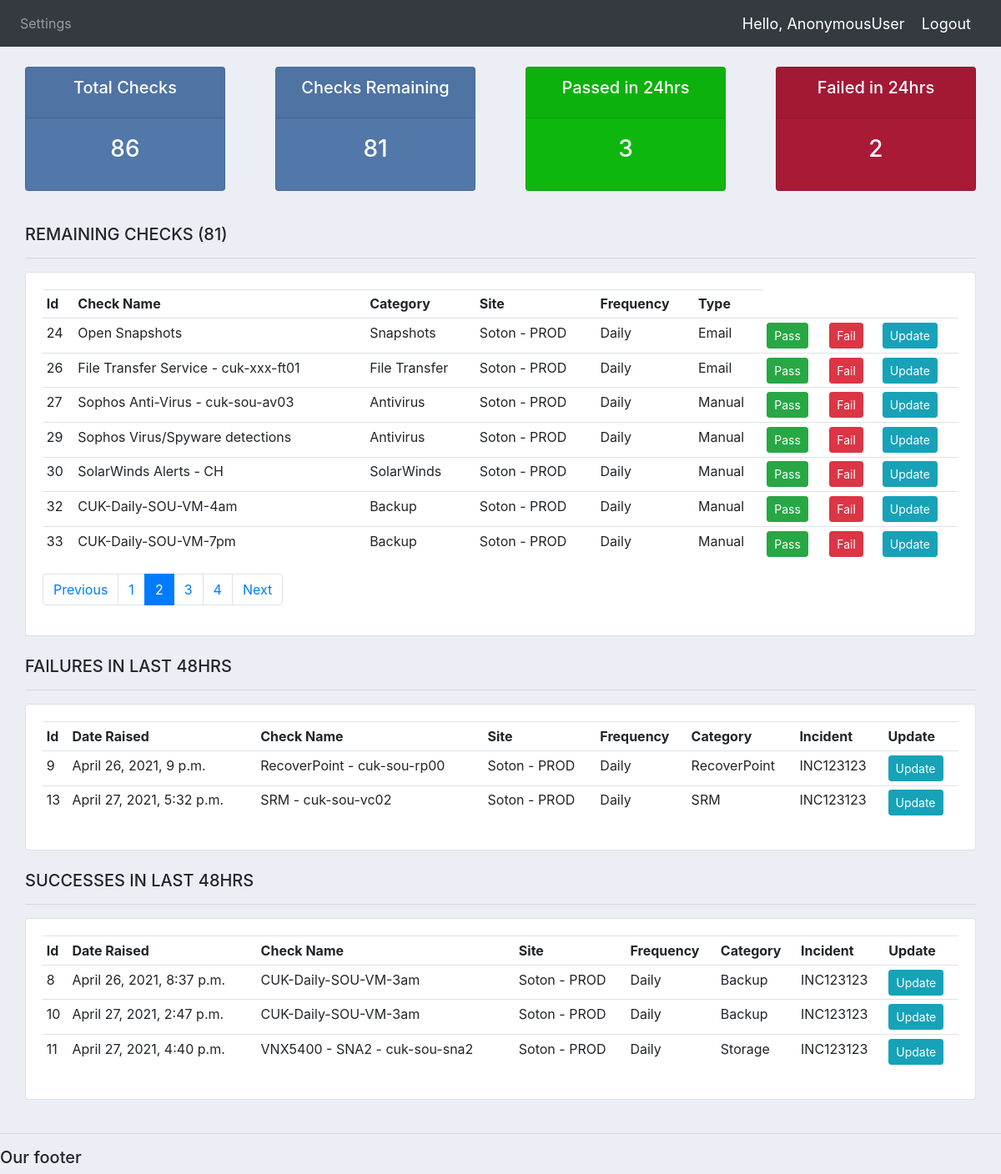
Before: /?page=2 with the older database file.
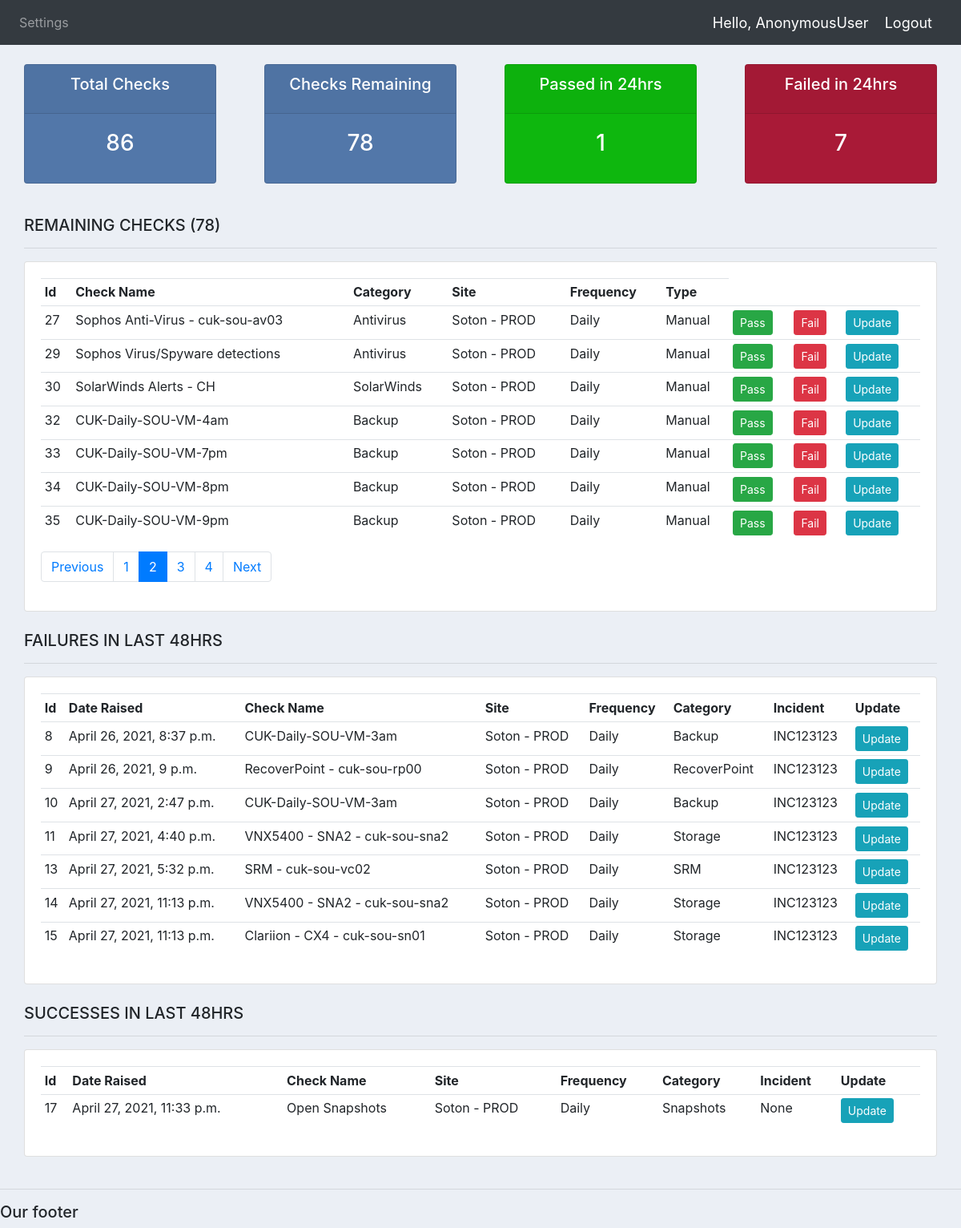
After: the same page with the newer database file.
### main/models.py (models this page shows, shortened)
class Check(models.Model):
    FREQUENCY = (
        ('Daily', 'Daily'),
        ('Weekly', 'Weekly'),
        ('Monthly', 'Monthly'),
    )
    AUTO = (
        ('Manual', 'Manual'),
        ('Email', 'Email'),
        ('Automated', 'Automated'),
    )
    name = models.CharField(max_length=200, null=True)
    check_frequency = models.CharField(max_length=200, null=True, choices=FREQUENCY, default='Daily')
    check_automation = models.CharField(max_length=200, null=True, choices=AUTO, default='Manual')
    category_id = models.ForeignKey(Category, null=True, on_delete=models.SET_NULL)
    site_id = models.ForeignKey(Site, null=True, on_delete=models.SET_NULL)
    team_id = models.ForeignKey(Team, null=True, on_delete=models.SET_NULL)
    tag_id = models.ManyToManyField(Tag)
    def __str__(self):
        return self.name

class Category(models.Model):
    name = models.CharField(max_length=200, null=True)
    def __str__(self):
        return self.name

class Site(models.Model):
    name = models.CharField(max_length=200, null=True)
    def __str__(self):
        return self.name

class Result(models.Model):
    RESULTSTATE = (
        ('Passed', 'Passed'),
        ('Failed', 'Failed'),
    )
    check_id = models.ForeignKey(Check, null=True, on_delete=models.SET_NULL)
    incident_id = models.ForeignKey(Incident, null=True, on_delete=models.SET_NULL)
    category_id = models.ForeignKey(Category, null=True, on_delete=models.SET_NULL)
    site_id = models.ForeignKey(Site, null=True, on_delete=models.SET_NULL)
    status = models.CharField(max_length=200, null=True, choices=RESULTSTATE)
    notes = models.CharField(max_length=500, null=True, default='null')
    date_time = models.DateTimeField(auto_now_add=True, null=True)

class Incident(models.Model):
    name = models.CharField(max_length=200, null=True, default='null')
    def __str__(self):
        return self.name

### main/views.py (the view)
# urls.py: 2. Add a URL to urlpatterns:  path('', views.home, name='home')
def home(request):
    checklist = Check.objects.all()
    total_checks = checklist.count()
    resultlist = Result.objects.all()
    totalfails = Result.objects.filter(status='Failed')
    totalfailscount = totalfails.count()
    totalpass = Result.objects.filter(status='Passed')
    totalpasscount = totalpass.count()
    remaining = Check.objects.exclude(result__status='Passed').exclude(result__status='Failed').order_by('site_id')
    remaining_list = remaining
    paginator = Paginator(remaining_list, 7)
    page_number = request.GET.get('page', 1)
    page = paginator.get_page(page_number)
    if page.has_next():
        next_url = f'?page={page.next_page_number()}'
    else:
        next_url = ''
    if page.has_previous():
        prev_url = f'?page={page.previous_page_number()}'
    else:
        prev_url = ''
    checks_remain_count = total_checks - (Check.objects.filter(result__status='Passed').count() + Check.objects.filter(
        result__status='Failed').count())
    category = Category.objects.all()
    context = {'total_checks': total_checks, 'checklist': checklist, 'resultlist': resultlist, 'totalpass': totalpass,
               'totalfails': totalfails,
               'totalfailscount': totalfailscount, 'totalpasscount': totalpasscount, 'category': category,
               'remaining': remaining, 'checks_remain_count': checks_remain_count, 'page': page,
               'next_page_url': next_url, 'prev_page_url': prev_url}
    return render(request, 'main/dashboard.html', context)

### main/templates/main/dashboard.html (shortened to what the changed rows need)
{%  extends 'main/main.html' %}
{% block content %}
{%  include 'main/status.html' %}
<br>
<div class="col-md-12">
<h5>REMAINING CHECKS ({{checks_remain_count}})</h5>
<hr>
    <div class="card card-body">
        <table class="table table-sm">
            <tr>
                <th>Id</th>
                <th>Check Name</th>
                <th>Category</th>
                <th>Site</th>
                <th>Frequency</th>
                <th>Type</th>
            </tr>
        {% for result in page.object_list %}
            <tr>
                <td>{{result.id}}</td>
                <td>{{result.name}}</td>
                <td>{{result.category_id}}</td>
                <td>{{result.site_id}}</td>
                <td>{{result.check_frequency}}</td>
                <td>{{result.check_automation}}</td>
                <td><a class="btn btn-sm btn-success" href="{% url 'result_create' %}">Pass</a></td>
                <td><a class="btn btn-sm btn-danger" href="{% url 'result_create' %}">Fail</a></td>
                <td><a class="btn btn-sm btn-info" href="{% url 'result_create' %}">Update</a></td>
            </tr>
        {% endfor %}
        </table>
        <nav aria-label="...">
            <ul class="pagination">
                {% for n in page.paginator.page_range %}
                        {% if page.number == n %}
                            <li class="page-item active">
                            <a class="page-link" href="?page={{ n }}">{{ n }}</a>
                        </li>
                        {% elif n > page.number|add:-3 and n < page.number|add:3 %}
                        <li class="page-item">
                            <a class="page-link" href="?page={{ n }}">{{ n }}</a>
                            </li>
                        {% endif %}
                {% endfor %}
            </ul>
        </nav>
    </div>
</div>
<br>
<div class="col-md-12">
    <div class="card card-body">
        <table class="table table-sm">
            <tr>
                <th>Id</th>
                <th>Date Raised</th>
                <th>Check Name</th>
                <th>Site</th>
                <th>Frequency</th>
                <th>Category</th>
                <th>Incident</th>
                <th>Update</th>
            </tr>
        {% for result in totalfails %}
            <tr>
                <td>{{result.id}}</td>
                <td>{{result.date_time}}</td>
                <td>{{result.check_id}}</td>
                <td>{{result.check_id.site_id}}</td>
                <td>{{result.check_id.check_frequency}}</td>
                <td>{{result.check_id.category_id}}</td>
                <td>{{result.incident_id}}</td>
                <td><a class="btn btn-sm btn-info" href="{% url 'result_update' result.id %}">Update</a></td>
            </tr>
        {% endfor %}
        </table>
    </div>
</div>
    <br>
<div class="col-md-12">
    <div class="card card-body">
        <table class="table table-sm">
            <tr>
                <th>Id</th>
                <th>Date Raised</th>
                <th>Check Name</th>
                <th>Site</th>
                <th>Frequency</th>
                <th>Category</th>
                <th>Incident</th>
                <th>Update</th>
            </tr>
        {% for result in totalpass %}
            <tr>
                <td>{{result.id}}</td>
                <td>{{result.date_time}}</td>
                <td>{{result.check_id}}</td>
                <td>{{result.check_id.site_id}}</td>
                <td>{{result.check_id.check_frequency}}</td>
                <td>{{result.check_id.category_id}}</td>
                <td>{{result.incident_id}}</td>
                <td><a class="btn btn-sm btn-info" href="{% url 'result_update' result.id %}">Update</a></td>
            </tr>
        {% endfor %}
        </table>
    </div>
</div>
<br>
{% endblock %}

Changed rows visible on the page:
no longer on this page (row unchanged): Check: id "24", name "Open Snapshots", category_id "Snapshots", site_id "Soton - PROD", check_frequency "Daily", check_automation "Email"
no longer on this page (row unchanged): Check: id "26", name "File Transfer Service - cuk-xxx-ft01", category_id "File Transfer", site_id "Soton - PROD", check_frequency "Daily", check_automation "Email"
now on this page (row unchanged): Check: id "34", name "CUK-Daily-SOU-VM-8pm", category_id "Backup", site_id "Soton - PROD", check_frequency "Daily", check_automation "Manual"
now on this page (row unchanged): Check: id "35", name "CUK-Daily-SOU-VM-9pm", category_id "Backup", site_id "Soton - PROD", check_frequency "Daily", check_automation "Manual"
changed Result "April 26, 2021, 8:37 p.m.": moves from the list under "SUCCESSES IN LAST 48HRS" to the list under "FAILURES IN LAST 48HRS"
changed Result "April 27, 2021, 2:47 p.m.": moves from the list under "SUCCESSES IN LAST 48HRS" to the list under "FAILURES IN LAST 48HRS"
changed Result "April 27, 2021, 4:40 p.m.": moves from the list under "SUCCESSES IN LAST 48HRS" to the list under "FAILURES IN LAST 48HRS"
added Result: id "14", date_time "April 27, 2021, 11:13 p.m.", check_id "VNX5400 - SNA2 - cuk-sou-sna2", check_id.site_id "Soton - PROD", check_id.check_frequency "Daily", check_id.category_id "Storage", incident_id "INC123123", shown under "FAILURES IN LAST 48HRS"
added Result: id "15", date_time "April 27, 2021, 11:13 p.m.", check_id "Clariion - CX4 - cuk-sou-sn01", check_id.site_id "Soton - PROD", check_id.check_frequency "Daily", check_id.category_id "Storage", incident_id "INC123123", shown under "FAILURES IN LAST 48HRS"
added Result: id "17", date_time "April 27, 2021, 11:33 p.m.", check_id "Open Snapshots", check_id.site_id "Soton - PROD", check_id.check_frequency "Daily", check_id.category_id "Snapshots", incident_id "None", shown under "SUCCESSES IN LAST 48HRS"
Other visible differences:
{{ checks_remain_count }}: "81" → "78"
{{ totalpasscount }}: "3" → "1"
{{ totalfailscount }}: "2" → "7"
